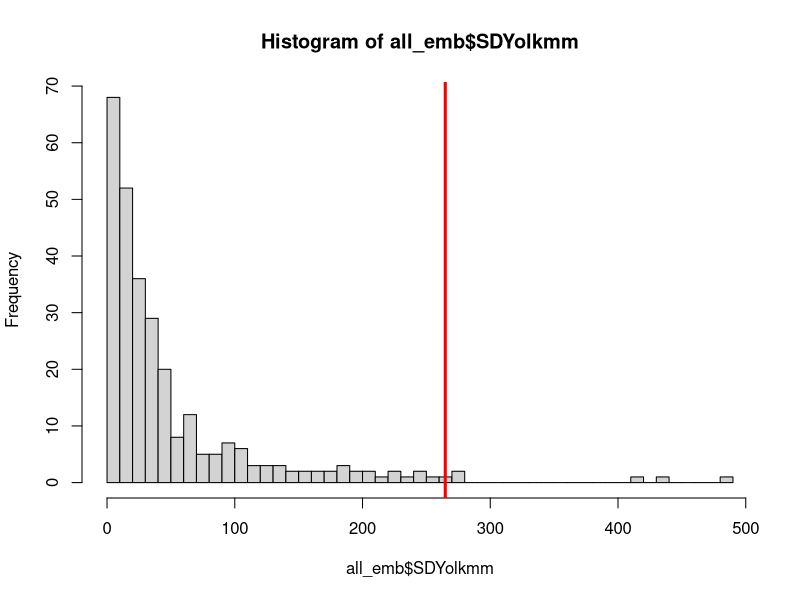
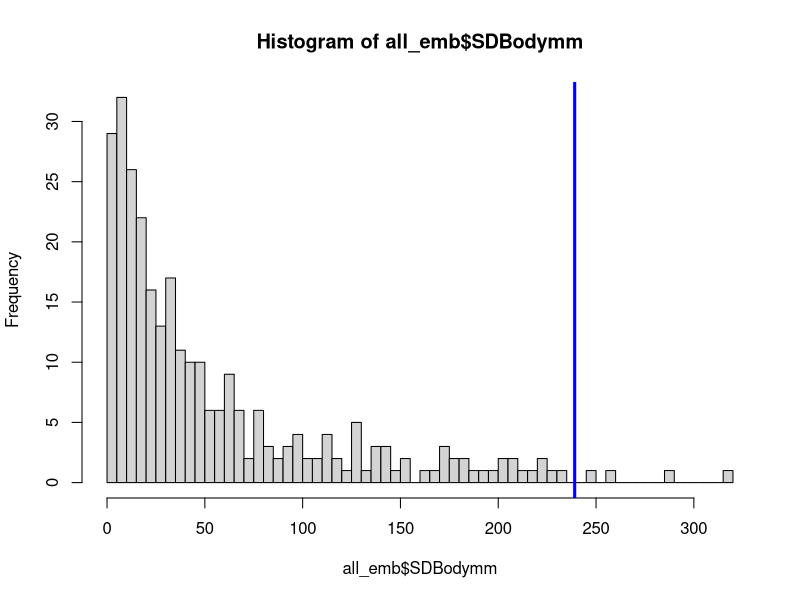
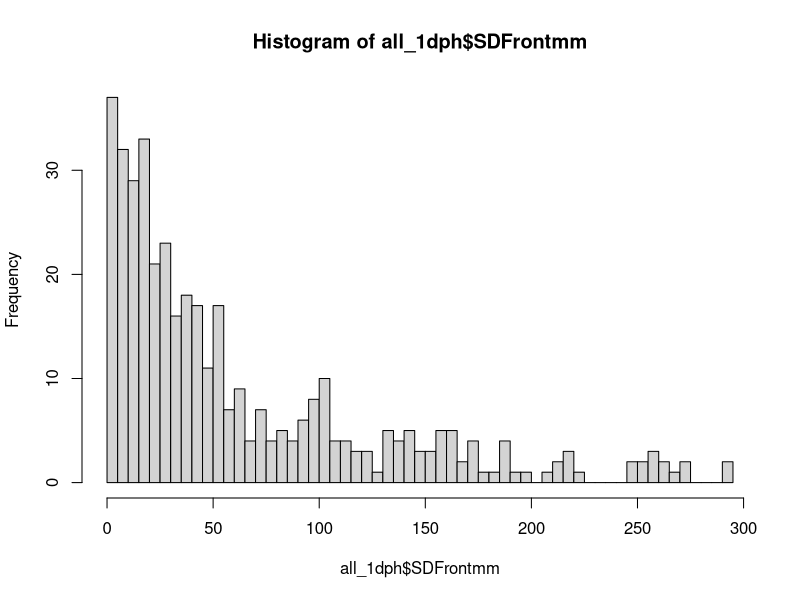
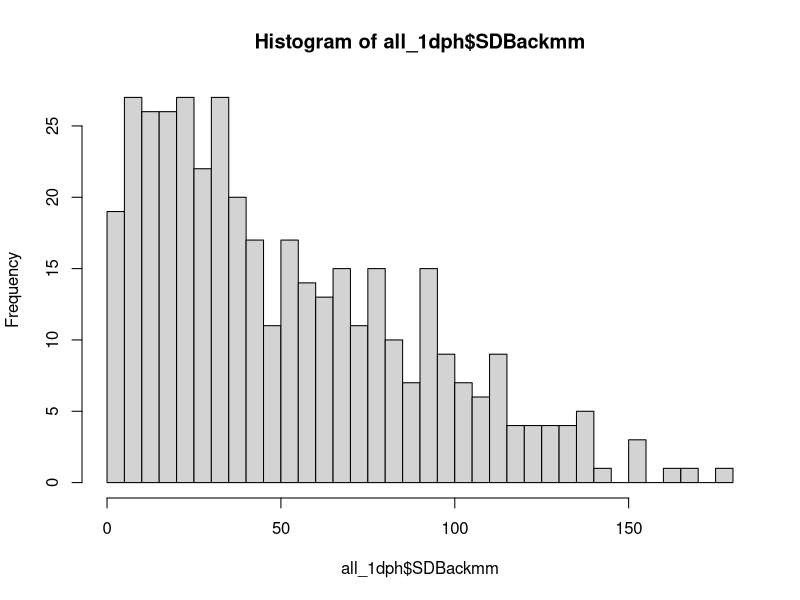
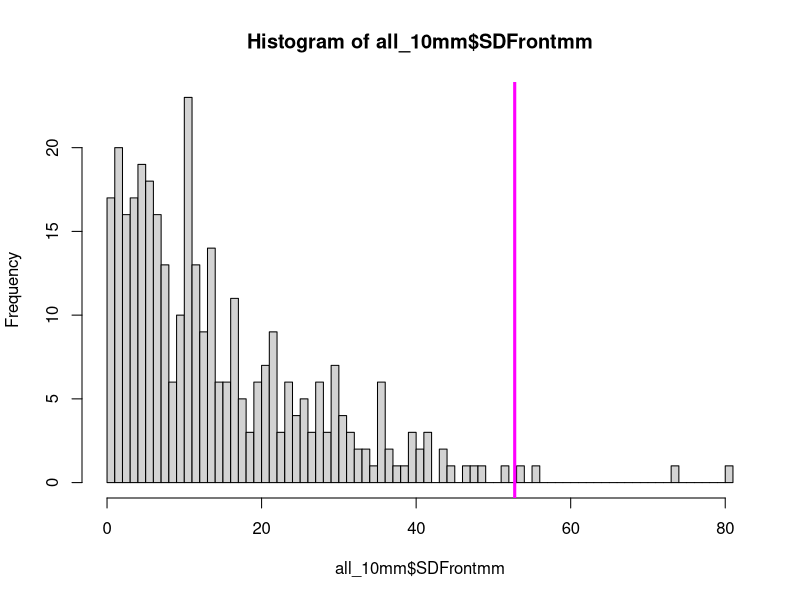

Source code (R) for these figures, in order: (Note: this script raises an error after producing the figures.)
#Ionocyte Data Analysis
#January 21, 2022


#Load data for each life stage and save as an environment so I can easily load it again
all_emb<-read.csv('Ionocyte/All embryo ionocyte data.csv',header=TRUE)
all_1dph<-read.csv('Ionocyte/All 1dph ionocyte data.csv',header=TRUE)
all_10mm<-read.csv('Ionocyte/All 10mm ionocyte data.csv',header=TRUE)


#Examine the data and create factors when necessary
str(all_emb)
all_emb$Experiment<-factor(all_emb$Experiment,levels=c("exp1","exp3","exp4"))

str(all_1dph)
all_1dph$Experiment<-factor(all_1dph$Experiment,levels=c("exp1","exp2","exp3","exp4"))

str(all_10mm)
all_10mm$Experiment<-factor(all_10mm$Experiment,levels=c("exp2","exp3"))


#Standard deviation analysis of duplicates - embryo
hist(all_emb$SDYolkmm,breaks=50)
abline(v=mean(all_emb$SDYolkmm)+(3*sd(all_emb$SDYolkmm)),col="red",lwd=3) #mean+3SD = 298.5196

hist(all_emb$SDBodymm,breaks=50)
abline(v=mean(all_emb$SDBodymm)+(3*sd(all_emb$SDBodymm)),col="blue",lwd=3) #mean+3SD = 299.1431

#Find the sample numbers of the most extreme ones
all_emb$Sample[all_emb$SDYolkmm>298] #2016-373, 2016-456, 2016-457, 2016-458, 2016-525, 2016-542, 2016-544
all_emb$Sample[all_emb$SDBodymm>299] #2016-380, 2016-517


#Standard deviation analysis of duplicates - 1dph
hist(all_1dph$SDFrontmm,breaks=50) #the problems identified in last year's analysis were corrected: 2016-119, 2016-245a, 2016-270. 400 was the SD threshold. 
hist(all_1dph$SDBackmm,breaks=50) #same, probs seem to be fixed: 2016-127, 2016-319, 2016-323, 2016-558. SD threshold was 190. 

#I think 2017 data was excluded from first analysis - I'll calculate mean+3sd just in case threshold should be adjusted. 
#If any 2017 samples are above the threshold I will examine them
mean(all_1dph$SDFrontmm)+(3*sd(all_1dph$SDFrontmm)) #258.388
mean(all_1dph$SDBackmm)+(3*sd(all_1dph$SDBackmm)) #165.5559
all_1dph$Sample[all_1dph$SDFrontmm>258] #2017-373
all_1dph$Sample[all_1dph$SDBackmm>165] #none from 2017


#Standard deviation analysis of duplicates - 10mm
hist(all_10mm$SDFrontmm,breaks=100)
abline(v=mean(all_10mm$SDFrontmm)+(3*sd(all_10mm$SDFrontmm)),col="magenta",lwd=3) #There are two very extreme ones (2016-105t and 2016-163t) and the rest seem to be below ~200
#The extreme ones were both identified in the 2021 analysis, suggesting the problems haven't been fixed in this version of the dataset. 
#I can just compare the histogram with that one
hist(data1$FrontSD,breaks=100)
abline(v=mean(data1$FrontSD)+(3*sd(data1$FrontSD)),col="blue",lwd=3) #it is different, there are three above the line and one just below it. 

all_10mm$SDFrontmm[all_10mm$Sample=="2016-391t"]
data1$FrontSD[data1$Sample=="391t"]
#105t hasn't been changed
#163t hasn't been changed
#362t changed from 411 to 2 SD. Front Density 1 changed from 919.796 to 341.173, but the count and area are the same. Looking at the counting spreadsheet, density was miscalculated the first time. 
#391t SD changed from 626.8 to 36.3. Front Density 2 changed from 1173.8 to 338.7. The count stayed the same but area increased. It looks like originally an excluded area was accidentally used as the total area but I fixed it in April. 
#So I just need to revisit 105t and 163t for Front. 

hist(all_10mm$SDBackmm,breaks=100)
abline(v=mean(all_10mm$SDBackmm)+(3*sd(all_10mm$SDBackmm)),col="orange",lwd=3) #mean+3sd = 79.29
all_10mm$Sample[all_10mm$SDBackmm>79]
#all the same except the last one is 390t instead of 370t - was that a typo? 
data1$Sample[data1$BackSD>0.000079]
#No, originally 370t and 390t were both greater than that threshold. 
data1$BackSD[data1$Sample=="390t"]
#390t is included now but not before because the threshold I used in 2021 was 0.00009 (or 90 if using mm). 
#370t changed because originally SD was 110.9, now it is 11.65. 
#Back Density 2 is higher in the original data (483.7), now it is 310.4. Looks like the area and count changed. I edited it in April 2021. 
#So the ones that need to be checked are 2016-56t, 2016-57t, 2016-75t, 2016-77t, 2016-233t, 2016-307t, and 2016-390t. 


#As of 2/11/22 after fixing the ones pointed out above, the SDs are all below the original threshold calculated as 3 SDs from mean. Proceed with analysis. 

#__________________________________________________________________________________________________________________

#Load the treatment spreadsheets and merge the dataframes using dplyr::full_join
trmt_emb<-read.csv('Ionocyte/Embryo treatments.csv',header=TRUE)
trmt_1dph<-read.csv('Ionocyte/1dph treatments.csv',header=TRUE)
trmt_10mm<-read.csv('Ionocyte/10mm treatments.csv',header=TRUE)

library(dplyr)
d1_emb<-full_join(all_emb,trmt_emb,by="Sample")
d1_1dph<-full_join(all_1dph,trmt_1dph,by="Sample")
d1_10mm<-full_join(all_10mm,trmt_10mm,by="Sample")
#These are the full datasets with all available information about ionocyte density, treatments, stdev, and metabolic rates. 

#Now create smaller dataframes with only the necessary information for the analysis (everything else is just in case we want it for later analyses).
d2_emb<-d1_emb[,c(1,2,4,43,47,51,54,56,57,58,60,62)]
d2_1dph<-d1_1dph[,c(1,2,4,37,41,45,48,50,51,52,54,56)]
d2_10mm<-d1_10mm[,c(1,2,3,36,40,44,47,49,50,51,53,55)]


#Analyze embryos using LMER

#First check structure of dataframe
str(d2_emb)
d2_emb$Experiment.x<-factor(d2_emb$Experiment.x,levels=c("exp1","exp3","exp4"))
d2_emb$CO2.level<-factor(d2_emb$CO2.level,levels=c("400uatm","2200uatm","4200uatm"))
d2_emb$Temp.level<-factor(d2_emb$Temp.level,levels=c("17C","20C","24C","28C"))

#Use plyr to make a summary of the data for yolk, body, and total
library(plyr)
summary_emb<-ddply(d2_emb,c("CO2.level","Temp.level"),summarise,
                   N.yolk=length(AverageYolkDensitymm),Mean.yolk=mean(AverageYolkDensitymm),se.yolk=sd(AverageYolkDensitymm)/sqrt(N.yolk),
                   N.body=length(AverageBodyDensitymm),Mean.body=mean(AverageBodyDensitymm),se.body=sd(AverageBodyDensitymm)/sqrt(N.body),
                   N.total=length(AverageTotalDensitymm),Mean.total=mean(AverageTotalDensitymm),se.total=sd(AverageTotalDensitymm)/sqrt(N.total))
summary_emb

#Use a linear mixed effects model to test for significant effects for yolk, body, and total. 
#Set Experiment.x as a random effect and CO2.level and Temp.level as fixed effects.
library(lme4)
library(lmerTest)
modelyolk<-lmer(AverageYolkDensitymm~CO2.level*Temp.level+(1|Experiment.x),data=d2_emb)
anova(modelyolk)

modelbody<-lmer(AverageBodyDensitymm~CO2.level*Temp.level+(1|Experiment.x),data=d2_emb)
anova(modelbody)

modeltotal<-lmer(AverageTotalDensitymm~CO2.level*Temp.level+(1|Experiment.x),data=d2_emb)
anova(modeltotal)

#Test effect of including Experiment.x in model - create an lm without the random effect and do an anova to compare the two models. 
modelyolk_lm<-lm(AverageYolkDensitymm~CO2.level*Temp.level,data=d2_emb)
modelbody_lm<-lm(AverageBodyDensitymm~CO2.level*Temp.level,data=d2_emb)
modeltotal_lm<-lm(AverageTotalDensitymm~CO2.level*Temp.level,data=d2_emb)

anova(modelyolk,modelyolk_lm)
anova(modelbody,modelbody_lm)
anova(modeltotal,modeltotal_lm)
#Including experiment as a random effect significantly affects all models. ranova() shows this as well. 

#Now use an lm and the continuous (not categorial) independent variables
#Use emmeans to examine significance
library(emmeans)
lmyolk<-lm(AverageYolkDensitymm~CO2*Temp,data=d2_emb)
summary(lmyolk)

lmbody<-lm(AverageBodyDensitymm~CO2*Temp,data=d2_emb)
summary(lmbody)

lmtotal<-lm(AverageTotalDensitymm~CO2*Temp,data=d2_emb)
summary(lmtotal)

#Run diagnostics and look for outliers
library(car)

#Yolk diagnostics
plot(lm(d2_emb$AverageYolkDensitymm~d2_emb$CO2.level*d2_emb$Temp.level),1) #Residuals vs. fitted
plot(lm(d2_emb$AverageYolkDensitymm~d2_emb$CO2.level*d2_emb$Temp.level),2) #Q-Q plot
yolkres<-residuals(modelyolk)
hist(yolkres,breaks=20) #somewhat longer tail on right
shapiro.test(yolkres) #normality test
leveneTest(modelyolk_lm) #Homogeneity of variances test

cook<-cooks.distance(modelyolk)
plot(cook,pch="*",cex=2,main="Influential Obs by Cooks Distance") 
abline(h=4/(length(d2_emb$AverageYolkDensitymm)-3-1), col="red")
text(x=1:length(cook)+10,y=cook,labels=ifelse(cook>4/(length(d2_emb$AverageYolkDensitymm)-3-1),names(cook),""),col="red")
#I think I need to transform the data, there are a ton of 'outliers'

#Body diagnostics
plot(lm(d2_emb$AverageBodyDensitymm~d2_emb$CO2.level*d2_emb$Temp.level),1) #Residuals vs. fitted
plot(lm(d2_emb$AverageBodyDensitymm~d2_emb$CO2.level*d2_emb$Temp.level),2) #Q-Q plot
bodyres<-residuals(modelbody)
hist(bodyres,breaks=20) #pretty symmetrical except for one observation with residual above 400. 
shapiro.test(bodyres) #normality test
leveneTest(modelbody_lm) #Homogeneity of variances test

cook<-cooks.distance(modelbody)
plot(cook,pch="*",cex=2,main="Influential Obs by Cooks Distance") 
abline(h=4/(length(d2_emb$AverageBodyDensitymm)-3-1), col="red")
text(x=1:length(cook)+10,y=cook,labels=ifelse(cook>4/(length(d2_emb$AverageBodyDensitymm)-3-1),names(cook),""),col="red")
#similar to yolk; exp 3 and 4 have most 'influential' observations

#Total diagnostics
plot(lm(d2_emb$AverageTotalDensitymm~d2_emb$CO2.level*d2_emb$Temp.level),1) #Residuals vs. fitted
plot(lm(d2_emb$AverageTotalDensitymm~d2_emb$CO2.level*d2_emb$Temp.level),2) #Q-Q plot
totalres<-residuals(modeltotal)
hist(totalres,breaks=20) #pretty symmetrical except for two observations with residuals around 400. 
shapiro.test(totalres) #normality test
leveneTest(modeltotal_lm) #Homogeneity of variances test

cook<-cooks.distance(modeltotal)
plot(cook,pch="*",cex=2,main="Influential Obs by Cooks Distance") 
abline(h=4/(length(d2_emb$AverageTotalDensitymm)-3-1), col="red")
text(x=1:length(cook)+10,y=cook,labels=ifelse(cook>4/(length(d2_emb$AverageTotalDensitymm)-3-1),names(cook),""),col="red")
#similar to other two

#make plots for yolk, body, and total; then do separate ones for each experiment. 
